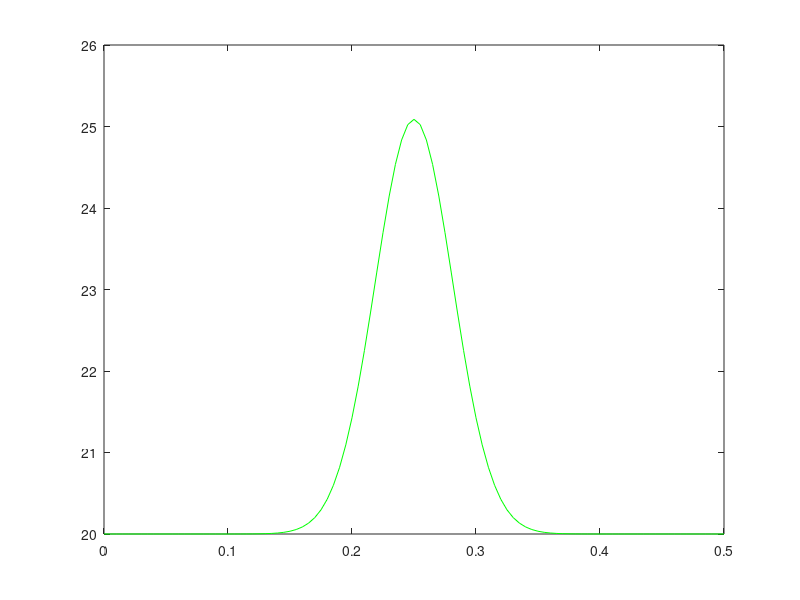

MATLAB code to generate this figure:

%% ci sono due metodi, uno in cui risolviamo il sistema direttamente dalla
%%matrice non semplificata, un altro in cui usiamo l equazione iterativa.
%%Il metodo con l equazione iterativa non funziona ma non riusciamo a
%%capire come mai 

function calore
%parametri
    
eta = 0.2;
L = 0.5;
kappa = 1;


%dimensioni degli inervalli

N = 101;
x = linspace(0.0,L,N);
dx = x(2) - x(1);
dt = (eta*dx^2)/kappa;

T0 = 20;
deltaT = 80;
T = T0 * ones(N,1);

t = N*dt;
a = -1; % =c
d = (2/eta+2);

%costruisco la matrice 

v1 = a * ones(1,N-3);
v2 = a * ones(1,N-3);
matrix = zeros(N-2,N-2) + d * eye(N-2,N-2) + diag(v1,1) + diag(v2,-1);


%vettori per il calcolo della soluzione con equazioni per la matrice
%gia semplificata
p = ones(N-2,1);
b = ones(N-2,1);
h = ones(N-2,1);



T(51) = T(51) + deltaT;
tend = 1e-3;


while(t< tend)
    
    b(2:N-3) = T(2:N-3) + (2/eta -2)*T(3:N-2)+T(4:N-1);
    b(1) = T(1) + T0 + (2/eta -2) * T(2) + T(3);
    b(N-2) = T0 + T(N) + (2/eta -2) * T(N-1) + T(N-2);
    T_l = linsolve(matrix,b);
    T = [T0; T_l; T0];
    plot(x,T,"g");
    drawnow;
    t = t + dt;
end


%{

while(t < tend)
    h(1) = a/d;
    b(1) = T(1) + T0 + (2/eta -2) * T(2) + T(3);
    p(1) = b(1)/d;
    b(N-2) = T0 + T(N) + (2/eta -2) * T(N-1) + T(N-2);
    b(2:N-3) = T(2:N-3) + (2/eta -2)*T(3:N-2)+T(4:N-1);
    
    for i = 2:N-2
        h(i) = a/(d-a*h(i-1));
    end

    for i = 2:N-2
        p(i) = (b(i) + p(i-1)) / (d + h(i-1));
    end

    %l = length(T)
    T(N-1) = p(N-2);
   

    % non funzionaaaa mette T(N-2) = 23.3... sia a me che ad andre non
    % capisco percheeee
    for i = N-2:-1:2
        T(i) = p(i) - h(i) * T(i+1);
    end
   
    plot(x,T,"g");
    drawnow;
    t = t + dt;

end

%}

